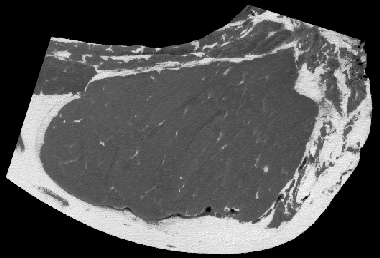
#> input picture figures/beef.tif, 380 x 258 px
$ jupyter execute --allow-errors 15_Watershed_Segmentation.ipynb   (shell and % lines are left out)
#> lines starting #> are read from the running program, lines starting #| are printed output that depends on the picture; after the words box and inside, x2 and y2 are one past the last pixel; in counts of white or black regions, pixels touching at a corner belong together
# Watershed Segmentation Example

The watershed technique for image segmentation is based on the topography of the image and, to obtain good results, it is usually necessary to define markers (seeds) to guide the segmentation. This is a reasonably complex technique, and the results obtained are often not good, due to a lack of knowledge of the correct way to apply it. The example below presents just one of the ways to use it.

[cell 1]
import numpy as np
import matplotlib.image as mpimg
import matplotlib.pyplot as plt
from PIL import Image

import skimage.morphology as mm
from skimage.segmentation import watershed, join_segmentations
from skimage.segmentation import mark_boundaries

### Segmentation using Watershed by markers

Let's try to solve the problem of segmenting lean meat in an image of a steak using the Watershed Transform. Many of the functions we will use here are derived from Mathematical Morphology, and can be consulted in the skimage library documentation [(link)](http://scikit-image.org/docs/dev/api/skimage.morphology.html#skimage .morphology.opening). Before using the watershed algorithm, we have to first find the internal and external markers.

[cell 2]
a_pil = Image.open('../figures/beef.tif')
#> a_pil is the input picture: PIL image 380x258 P; min 0, max 250, mean 83.5
a_pil

First we use a closing operation (*closing*, from mathematical morphology) and a thresholding to obtain the entire steak.

[cell 3]
a = np.array(a_pil)
b = mm.closing(a, mm.disk(2))
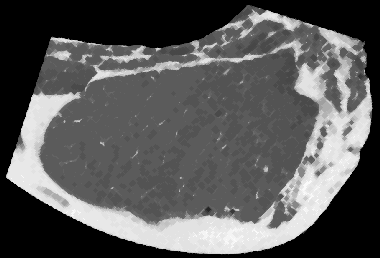
#> b: shape (258, 380); min 0, max 250, mean 88.4
Image.fromarray(b)
c = (a >= 10)
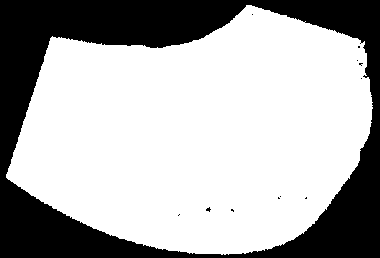
#> c: shape (258, 380) bool; 68.4% white; 12 black regions (11 under 20 px), largest, box (x1, y1, x2, y2) and area: (0, 0, 380, 258) 30916
d = mm.remove_small_holes(c,30)
#> d: shape (258, 380) bool; 68.5% white; 1 black region, box (x1, y1, x2, y2) and area: (0, 0, 380, 258) 30915
Image.fromarray(d.astype(np.uint8)*255)

Then, calculate the outer edge of the steak, using the erosion operation. The result of the thresholded image minus its erosion provides us with the external marker.

[cell 4]
e = np.logical_xor(d,mm.erosion(d, mm.square(13)))
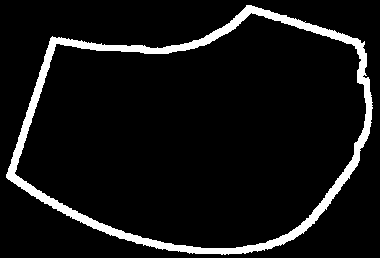
#> e: shape (258, 380) bool; 7.6% white; 1 white region, box (x1, y1, x2, y2) and area: (6, 5, 373, 255) 7469
Image.fromarray(e.astype(np.uint8)*255)

Using the external marker and an erosion operation with a very large structuring element, we obtain the internal marker (in relation to the object we want to segment).

#> (a cell that did not finish here is left out)

Finally, after calculating the external and internal markers, we combine the two into a single image and use watershed to find the edge of the object of interest.

[cell 6]
h = b - mm.erosion(b, mm.diamond(3))
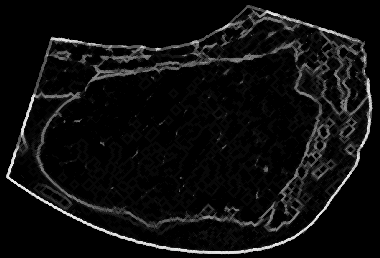
#> h: shape (258, 380); min 0, max 250, mean 14.2
#> (the rest of this cell did not finish here and is left out)
